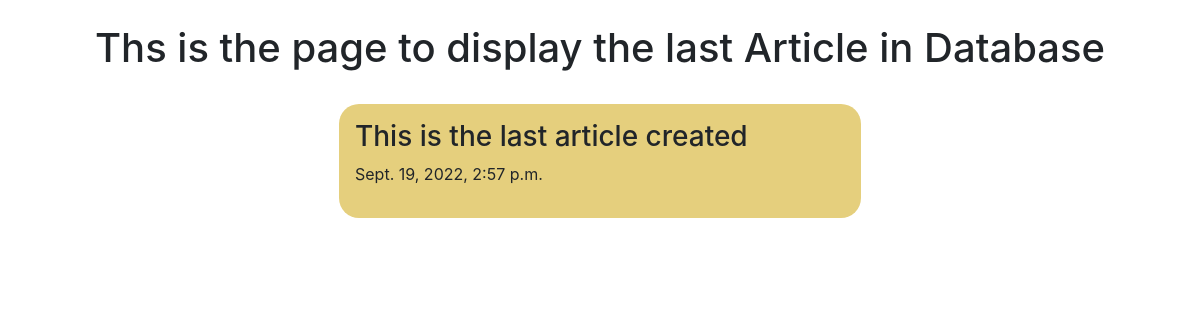
/lastpost/, run on the app's committed database.
### mythoughts/models.py (models this page shows, shortened)
class Articles(models.Model):
    title = models.CharField(max_length = 50)
    content = models.TextField(max_length = 1000)
    date_created = models.DateTimeField(default = timezone.now)

### mythoughts/views.py (the view)
# urls.py: path('lastpost/', views.last_post, name = 'last_article'),
def last_post(request):
    last_article = Articles.objects.last()
    return render(request, 'mythoughts/lastpost.html', {'article': last_article})

### mythoughts/templates/mythoughts/lastpost.html (shortened to what this page needs)
<!DOCTYPE html>
<html lang="en">
<head>
    <link href="https://cdn.jsdelivr.net/npm/bootstrap@5.0.2/dist/css/bootstrap.min.css" rel="stylesheet">
    <link rel="stylesheet" href="https://maxcdn.bootstrapcdn.com/bootstrap/4.0.0/css/bootstrap.min.css"
>
</head>
<body>
    <h1 class="d-flex justify-content-center mt-4">Ths is the page to display the last Article in Database</h1>
    <div class="container-fluid">
        <div class="row">
          <div class="col-6 m-auto">
            <div class="m-4 p-3 mb-2" style="border-radius: 20px; background-color: #e5cf7d">
                <h3>{{article.title}}</h3>
                <p>{{article.date_created}}</p>
            </div>
          </div>
        </div>
      </div>
</body>
</html>

### data on the page
Articles: title "This is the last article created", date_created "Sept. 19, 2022, 2:57 p.m."
